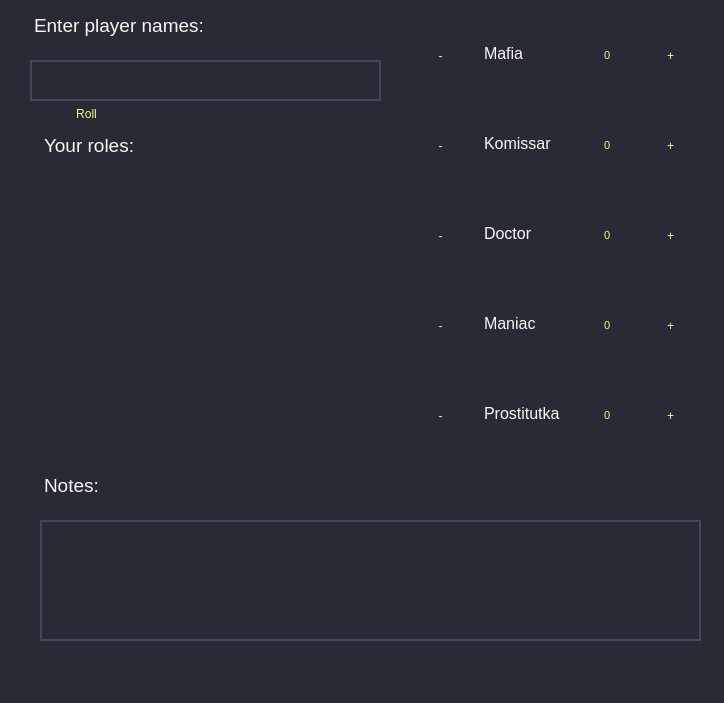
<?xml version="1.0" encoding="UTF-8"?>
<ui version="4.0">
 <class>MainWindow</class>
 <widget class="QMainWindow" name="MainWindow">
  <property name="geometry">
   <rect>
    <x>0</x>
    <y>0</y>
    <width>724</width>
    <height>703</height>
   </rect>
  </property>
  <property name="windowTitle">
   <string>MainWindow</string>
  </property>
  <property name="styleSheet">
   <string notr="true">background-color : rgb(40, 42, 54);
color: rgb(241, 250, 140);
border: 0px solid rgb(0,0,0);
selection-color: black;
selection-background-color:yellow;
</string>
  </property>
  <widget class="QWidget" name="centralwidget">
   <widget class="QPushButton" name="plusButton">
    <property name="geometry">
     <rect>
      <x>640</x>
      <y>25</y>
      <width>61</width>
      <height>61</height>
     </rect>
    </property>
    <property name="text">
     <string>+</string>
    </property>
    <property name="flat">
     <bool>true</bool>
    </property>
   </widget>
   <widget class="QPushButton" name="minusButton">
    <property name="geometry">
     <rect>
      <x>410</x>
      <y>25</y>
      <width>61</width>
      <height>61</height>
     </rect>
    </property>
    <property name="text">
     <string>-</string>
    </property>
    <property name="flat">
     <bool>true</bool>
    </property>
   </widget>
   <widget class="QTextBrowser" name="textBrowser">
    <property name="geometry">
     <rect>
      <x>40</x>
      <y>130</y>
      <width>161</width>
      <height>51</height>
     </rect>
    </property>
    <property name="styleSheet">
     <string notr="true"/>
    </property>
    <property name="html">
     <string>&lt;!DOCTYPE HTML PUBLIC &quot;-//W3C//DTD HTML 4.0//EN&quot; &quot;http://www.w3.org/TR/REC-html40/strict.dtd&quot;&gt;
&lt;html&gt;&lt;head&gt;&lt;meta name=&quot;qrichtext&quot; content=&quot;1&quot; /&gt;&lt;style type=&quot;text/css&quot;&gt;
p, li { white-space: pre-wrap; }
&lt;/style&gt;&lt;/head&gt;&lt;body style=&quot; font-family:'MS Shell Dlg 2'; font-size:7.8pt; font-weight:400; font-style:normal;&quot;&gt;
&lt;p style=&quot; margin-top:0px; margin-bottom:0px; margin-left:0px; margin-right:0px; -qt-block-indent:0; text-indent:0px;&quot;&gt;&lt;span style=&quot; font-size:14pt; color:#f8f8f2;&quot;&gt;Your roles:&lt;/span&gt;&lt;/p&gt;&lt;/body&gt;&lt;/html&gt;</string>
    </property>
   </widget>
   <widget class="QTextBrowser" name="textBrowser_2">
    <property name="geometry">
     <rect>
      <x>480</x>
      <y>40</y>
      <width>131</width>
      <height>41</height>
     </rect>
    </property>
    <property name="styleSheet">
     <string notr="true">color: rgb(248, 248, 242);</string>
    </property>
    <property name="html">
     <string>&lt;!DOCTYPE HTML PUBLIC &quot;-//W3C//DTD HTML 4.0//EN&quot; &quot;http://www.w3.org/TR/REC-html40/strict.dtd&quot;&gt;
&lt;html&gt;&lt;head&gt;&lt;meta name=&quot;qrichtext&quot; content=&quot;1&quot; /&gt;&lt;style type=&quot;text/css&quot;&gt;
p, li { white-space: pre-wrap; }
&lt;/style&gt;&lt;/head&gt;&lt;body style=&quot; font-family:'MS Shell Dlg 2'; font-size:7.8pt; font-weight:400; font-style:normal;&quot;&gt;
&lt;p style=&quot; margin-top:0px; margin-bottom:0px; margin-left:0px; margin-right:0px; -qt-block-indent:0; text-indent:0px;&quot;&gt;&lt;span style=&quot; font-size:12pt;&quot;&gt;Mafia&lt;/span&gt;&lt;/p&gt;&lt;/body&gt;&lt;/html&gt;</string>
    </property>
   </widget>
   <widget class="QTextBrowser" name="textBrowser_3">
    <property name="geometry">
     <rect>
      <x>480</x>
      <y>130</y>
      <width>131</width>
      <height>41</height>
     </rect>
    </property>
    <property name="styleSheet">
     <string notr="true">color: rgb(248, 248, 242);</string>
    </property>
    <property name="html">
     <string>&lt;!DOCTYPE HTML PUBLIC &quot;-//W3C//DTD HTML 4.0//EN&quot; &quot;http://www.w3.org/TR/REC-html40/strict.dtd&quot;&gt;
&lt;html&gt;&lt;head&gt;&lt;meta name=&quot;qrichtext&quot; content=&quot;1&quot; /&gt;&lt;style type=&quot;text/css&quot;&gt;
p, li { white-space: pre-wrap; }
&lt;/style&gt;&lt;/head&gt;&lt;body style=&quot; font-family:'MS Shell Dlg 2'; font-size:7.8pt; font-weight:400; font-style:normal;&quot;&gt;
&lt;p style=&quot; margin-top:0px; margin-bottom:0px; margin-left:0px; margin-right:0px; -qt-block-indent:0; text-indent:0px;&quot;&gt;&lt;span style=&quot; font-size:12pt;&quot;&gt;Komissar&lt;/span&gt;&lt;/p&gt;&lt;/body&gt;&lt;/html&gt;</string>
    </property>
   </widget>
   <widget class="QTextBrowser" name="textBrowser_4">
    <property name="geometry">
     <rect>
      <x>480</x>
      <y>220</y>
      <width>131</width>
      <height>41</height>
     </rect>
    </property>
    <property name="styleSheet">
     <string notr="true">color: rgb(248, 248, 242);</string>
    </property>
    <property name="html">
     <string>&lt;!DOCTYPE HTML PUBLIC &quot;-//W3C//DTD HTML 4.0//EN&quot; &quot;http://www.w3.org/TR/REC-html40/strict.dtd&quot;&gt;
&lt;html&gt;&lt;head&gt;&lt;meta name=&quot;qrichtext&quot; content=&quot;1&quot; /&gt;&lt;style type=&quot;text/css&quot;&gt;
p, li { white-space: pre-wrap; }
&lt;/style&gt;&lt;/head&gt;&lt;body style=&quot; font-family:'MS Shell Dlg 2'; font-size:7.8pt; font-weight:400; font-style:normal;&quot;&gt;
&lt;p style=&quot; margin-top:0px; margin-bottom:0px; margin-left:0px; margin-right:0px; -qt-block-indent:0; text-indent:0px;&quot;&gt;&lt;span style=&quot; font-size:12pt;&quot;&gt;Doctor&lt;/span&gt;&lt;/p&gt;&lt;/body&gt;&lt;/html&gt;</string>
    </property>
   </widget>
   <widget class="QTextBrowser" name="textBrowser_5">
    <property name="geometry">
     <rect>
      <x>480</x>
      <y>310</y>
      <width>131</width>
      <height>41</height>
     </rect>
    </property>
    <property name="styleSheet">
     <string notr="true">color: rgb(248, 248, 242);</string>
    </property>
    <property name="html">
     <string>&lt;!DOCTYPE HTML PUBLIC &quot;-//W3C//DTD HTML 4.0//EN&quot; &quot;http://www.w3.org/TR/REC-html40/strict.dtd&quot;&gt;
&lt;html&gt;&lt;head&gt;&lt;meta name=&quot;qrichtext&quot; content=&quot;1&quot; /&gt;&lt;style type=&quot;text/css&quot;&gt;
p, li { white-space: pre-wrap; }
&lt;/style&gt;&lt;/head&gt;&lt;body style=&quot; font-family:'MS Shell Dlg 2'; font-size:7.8pt; font-weight:400; font-style:normal;&quot;&gt;
&lt;p style=&quot; margin-top:0px; margin-bottom:0px; margin-left:0px; margin-right:0px; -qt-block-indent:0; text-indent:0px;&quot;&gt;&lt;span style=&quot; font-size:12pt;&quot;&gt;Maniac&lt;/span&gt;&lt;/p&gt;&lt;/body&gt;&lt;/html&gt;</string>
    </property>
   </widget>
   <widget class="QTextBrowser" name="textBrowser_6">
    <property name="geometry">
     <rect>
      <x>480</x>
      <y>400</y>
      <width>131</width>
      <height>41</height>
     </rect>
    </property>
    <property name="styleSheet">
     <string notr="true">color: rgb(248, 248, 242);</string>
    </property>
    <property name="html">
     <string>&lt;!DOCTYPE HTML PUBLIC &quot;-//W3C//DTD HTML 4.0//EN&quot; &quot;http://www.w3.org/TR/REC-html40/strict.dtd&quot;&gt;
&lt;html&gt;&lt;head&gt;&lt;meta name=&quot;qrichtext&quot; content=&quot;1&quot; /&gt;&lt;style type=&quot;text/css&quot;&gt;
p, li { white-space: pre-wrap; }
&lt;/style&gt;&lt;/head&gt;&lt;body style=&quot; font-family:'MS Shell Dlg 2'; font-size:7.8pt; font-weight:400; font-style:normal;&quot;&gt;
&lt;p style=&quot; margin-top:0px; margin-bottom:0px; margin-left:0px; margin-right:0px; -qt-block-indent:0; text-indent:0px;&quot;&gt;&lt;span style=&quot; font-size:12pt;&quot;&gt;Prostitutka&lt;/span&gt;&lt;/p&gt;&lt;/body&gt;&lt;/html&gt;</string>
    </property>
   </widget>
   <widget class="QPushButton" name="pushButton">
    <property name="geometry">
     <rect>
      <x>40</x>
      <y>100</y>
      <width>93</width>
      <height>28</height>
     </rect>
    </property>
    <property name="styleSheet">
     <string notr="true"/>
    </property>
    <property name="text">
     <string>Roll</string>
    </property>
    <property name="flat">
     <bool>true</bool>
    </property>
   </widget>
   <widget class="QLineEdit" name="players">
    <property name="geometry">
     <rect>
      <x>30</x>
      <y>60</y>
      <width>351</width>
      <height>41</height>
     </rect>
    </property>
    <property name="styleSheet">
     <string notr="true">border: 2px solid rgb(68, 71, 90);</string>
    </property>
    <property name="text">
     <string/>
    </property>
   </widget>
   <widget class="QPushButton" name="plusButton_2">
    <property name="geometry">
     <rect>
      <x>640</x>
      <y>115</y>
      <width>61</width>
      <height>61</height>
     </rect>
    </property>
    <property name="text">
     <string>+</string>
    </property>
    <property name="flat">
     <bool>true</bool>
    </property>
   </widget>
   <widget class="QPushButton" name="minusButton_2">
    <property name="geometry">
     <rect>
      <x>410</x>
      <y>115</y>
      <width>61</width>
      <height>61</height>
     </rect>
    </property>
    <property name="text">
     <string>-</string>
    </property>
    <property name="flat">
     <bool>true</bool>
    </property>
   </widget>
   <widget class="QPushButton" name="plusButton_3">
    <property name="geometry">
     <rect>
      <x>640</x>
      <y>205</y>
      <width>61</width>
      <height>61</height>
     </rect>
    </property>
    <property name="text">
     <string>+</string>
    </property>
    <property name="flat">
     <bool>true</bool>
    </property>
   </widget>
   <widget class="QPushButton" name="minusButton_3">
    <property name="geometry">
     <rect>
      <x>410</x>
      <y>205</y>
      <width>61</width>
      <height>61</height>
     </rect>
    </property>
    <property name="text">
     <string>-</string>
    </property>
    <property name="flat">
     <bool>true</bool>
    </property>
   </widget>
   <widget class="QPushButton" name="plusButton_4">
    <property name="geometry">
     <rect>
      <x>640</x>
      <y>295</y>
      <width>61</width>
      <height>61</height>
     </rect>
    </property>
    <property name="text">
     <string>+</string>
    </property>
    <property name="flat">
     <bool>true</bool>
    </property>
   </widget>
   <widget class="QPushButton" name="minusButton_4">
    <property name="geometry">
     <rect>
      <x>410</x>
      <y>295</y>
      <width>61</width>
      <height>61</height>
     </rect>
    </property>
    <property name="text">
     <string>-</string>
    </property>
    <property name="flat">
     <bool>true</bool>
    </property>
   </widget>
   <widget class="QPushButton" name="plusButton_5">
    <property name="geometry">
     <rect>
      <x>640</x>
      <y>385</y>
      <width>61</width>
      <height>61</height>
     </rect>
    </property>
    <property name="text">
     <string>+</string>
    </property>
    <property name="flat">
     <bool>true</bool>
    </property>
   </widget>
   <widget class="QPushButton" name="minusButton_5">
    <property name="geometry">
     <rect>
      <x>410</x>
      <y>385</y>
      <width>61</width>
      <height>61</height>
     </rect>
    </property>
    <property name="text">
     <string>-</string>
    </property>
    <property name="flat">
     <bool>true</bool>
    </property>
   </widget>
   <widget class="QTextBrowser" name="textBrowser_7">
    <property name="geometry">
     <rect>
      <x>600</x>
      <y>45</y>
      <width>31</width>
      <height>41</height>
     </rect>
    </property>
    <property name="styleSheet">
     <string notr="true"/>
    </property>
    <property name="html">
     <string>&lt;!DOCTYPE HTML PUBLIC &quot;-//W3C//DTD HTML 4.0//EN&quot; &quot;http://www.w3.org/TR/REC-html40/strict.dtd&quot;&gt;
&lt;html&gt;&lt;head&gt;&lt;meta name=&quot;qrichtext&quot; content=&quot;1&quot; /&gt;&lt;style type=&quot;text/css&quot;&gt;
p, li { white-space: pre-wrap; }
&lt;/style&gt;&lt;/head&gt;&lt;body style=&quot; font-family:'MS Shell Dlg 2'; font-size:7.8pt; font-weight:400; font-style:normal;&quot;&gt;
&lt;p style=&quot; margin-top:0px; margin-bottom:0px; margin-left:0px; margin-right:0px; -qt-block-indent:0; text-indent:0px;&quot;&gt;&lt;span style=&quot; font-size:8pt;&quot;&gt;0&lt;/span&gt;&lt;/p&gt;&lt;/body&gt;&lt;/html&gt;</string>
    </property>
   </widget>
   <widget class="QTextBrowser" name="textBrowser_8">
    <property name="geometry">
     <rect>
      <x>600</x>
      <y>135</y>
      <width>31</width>
      <height>41</height>
     </rect>
    </property>
    <property name="html">
     <string>&lt;!DOCTYPE HTML PUBLIC &quot;-//W3C//DTD HTML 4.0//EN&quot; &quot;http://www.w3.org/TR/REC-html40/strict.dtd&quot;&gt;
&lt;html&gt;&lt;head&gt;&lt;meta name=&quot;qrichtext&quot; content=&quot;1&quot; /&gt;&lt;style type=&quot;text/css&quot;&gt;
p, li { white-space: pre-wrap; }
&lt;/style&gt;&lt;/head&gt;&lt;body style=&quot; font-family:'MS Shell Dlg 2'; font-size:7.8pt; font-weight:400; font-style:normal;&quot;&gt;
&lt;p style=&quot; margin-top:0px; margin-bottom:0px; margin-left:0px; margin-right:0px; -qt-block-indent:0; text-indent:0px;&quot;&gt;&lt;span style=&quot; font-size:8pt;&quot;&gt;0&lt;/span&gt;&lt;/p&gt;&lt;/body&gt;&lt;/html&gt;</string>
    </property>
   </widget>
   <widget class="QTextBrowser" name="textBrowser_9">
    <property name="geometry">
     <rect>
      <x>600</x>
      <y>225</y>
      <width>31</width>
      <height>41</height>
     </rect>
    </property>
    <property name="html">
     <string>&lt;!DOCTYPE HTML PUBLIC &quot;-//W3C//DTD HTML 4.0//EN&quot; &quot;http://www.w3.org/TR/REC-html40/strict.dtd&quot;&gt;
&lt;html&gt;&lt;head&gt;&lt;meta name=&quot;qrichtext&quot; content=&quot;1&quot; /&gt;&lt;style type=&quot;text/css&quot;&gt;
p, li { white-space: pre-wrap; }
&lt;/style&gt;&lt;/head&gt;&lt;body style=&quot; font-family:'MS Shell Dlg 2'; font-size:7.8pt; font-weight:400; font-style:normal;&quot;&gt;
&lt;p style=&quot; margin-top:0px; margin-bottom:0px; margin-left:0px; margin-right:0px; -qt-block-indent:0; text-indent:0px;&quot;&gt;&lt;span style=&quot; font-size:8pt;&quot;&gt;0&lt;/span&gt;&lt;/p&gt;&lt;/body&gt;&lt;/html&gt;</string>
    </property>
   </widget>
   <widget class="QTextBrowser" name="textBrowser_10">
    <property name="geometry">
     <rect>
      <x>600</x>
      <y>315</y>
      <width>31</width>
      <height>41</height>
     </rect>
    </property>
    <property name="html">
     <string>&lt;!DOCTYPE HTML PUBLIC &quot;-//W3C//DTD HTML 4.0//EN&quot; &quot;http://www.w3.org/TR/REC-html40/strict.dtd&quot;&gt;
&lt;html&gt;&lt;head&gt;&lt;meta name=&quot;qrichtext&quot; content=&quot;1&quot; /&gt;&lt;style type=&quot;text/css&quot;&gt;
p, li { white-space: pre-wrap; }
&lt;/style&gt;&lt;/head&gt;&lt;body style=&quot; font-family:'MS Shell Dlg 2'; font-size:7.8pt; font-weight:400; font-style:normal;&quot;&gt;
&lt;p style=&quot; margin-top:0px; margin-bottom:0px; margin-left:0px; margin-right:0px; -qt-block-indent:0; text-indent:0px;&quot;&gt;&lt;span style=&quot; font-size:8pt;&quot;&gt;0&lt;/span&gt;&lt;/p&gt;&lt;/body&gt;&lt;/html&gt;</string>
    </property>
   </widget>
   <widget class="QTextBrowser" name="textBrowser_11">
    <property name="geometry">
     <rect>
      <x>600</x>
      <y>405</y>
      <width>31</width>
      <height>41</height>
     </rect>
    </property>
    <property name="html">
     <string>&lt;!DOCTYPE HTML PUBLIC &quot;-//W3C//DTD HTML 4.0//EN&quot; &quot;http://www.w3.org/TR/REC-html40/strict.dtd&quot;&gt;
&lt;html&gt;&lt;head&gt;&lt;meta name=&quot;qrichtext&quot; content=&quot;1&quot; /&gt;&lt;style type=&quot;text/css&quot;&gt;
p, li { white-space: pre-wrap; }
&lt;/style&gt;&lt;/head&gt;&lt;body style=&quot; font-family:'MS Shell Dlg 2'; font-size:7.8pt; font-weight:400; font-style:normal;&quot;&gt;
&lt;p style=&quot; margin-top:0px; margin-bottom:0px; margin-left:0px; margin-right:0px; -qt-block-indent:0; text-indent:0px;&quot;&gt;&lt;span style=&quot; font-size:8pt;&quot;&gt;0&lt;/span&gt;&lt;/p&gt;&lt;/body&gt;&lt;/html&gt;</string>
    </property>
   </widget>
   <widget class="QListWidget" name="listView">
    <property name="geometry">
     <rect>
      <x>40</x>
      <y>180</y>
      <width>161</width>
      <height>281</height>
     </rect>
    </property>
    <property name="styleSheet">
     <string notr="true"/>
    </property>
   </widget>
   <widget class="QTextBrowser" name="randomchik">
    <property name="geometry">
     <rect>
      <x>210</x>
      <y>180</y>
      <width>181</width>
      <height>281</height>
     </rect>
    </property>
   </widget>
   <widget class="QTextBrowser" name="textBrowser_13">
    <property name="geometry">
     <rect>
      <x>30</x>
      <y>10</y>
      <width>361</width>
      <height>41</height>
     </rect>
    </property>
    <property name="styleSheet">
     <string notr="true">color: rgb(248, 248, 242);</string>
    </property>
    <property name="html">
     <string>&lt;!DOCTYPE HTML PUBLIC &quot;-//W3C//DTD HTML 4.0//EN&quot; &quot;http://www.w3.org/TR/REC-html40/strict.dtd&quot;&gt;
&lt;html&gt;&lt;head&gt;&lt;meta name=&quot;qrichtext&quot; content=&quot;1&quot; /&gt;&lt;style type=&quot;text/css&quot;&gt;
p, li { white-space: pre-wrap; }
&lt;/style&gt;&lt;/head&gt;&lt;body style=&quot; font-family:'MS Shell Dlg 2'; font-size:7.8pt; font-weight:400; font-style:normal;&quot;&gt;
&lt;p style=&quot; margin-top:0px; margin-bottom:0px; margin-left:0px; margin-right:0px; -qt-block-indent:0; text-indent:0px;&quot;&gt;&lt;span style=&quot; font-size:14pt; color:#f8f8f2;&quot;&gt;Enter player names:&lt;/span&gt;&lt;/p&gt;&lt;/body&gt;&lt;/html&gt;</string>
    </property>
   </widget>
   <widget class="QTextBrowser" name="textBrowser_12">
    <property name="geometry">
     <rect>
      <x>40</x>
      <y>470</y>
      <width>161</width>
      <height>51</height>
     </rect>
    </property>
    <property name="styleSheet">
     <string notr="true"/>
    </property>
    <property name="html">
     <string>&lt;!DOCTYPE HTML PUBLIC &quot;-//W3C//DTD HTML 4.0//EN&quot; &quot;http://www.w3.org/TR/REC-html40/strict.dtd&quot;&gt;
&lt;html&gt;&lt;head&gt;&lt;meta name=&quot;qrichtext&quot; content=&quot;1&quot; /&gt;&lt;style type=&quot;text/css&quot;&gt;
p, li { white-space: pre-wrap; }
&lt;/style&gt;&lt;/head&gt;&lt;body style=&quot; font-family:'MS Shell Dlg 2'; font-size:7.8pt; font-weight:400; font-style:normal;&quot;&gt;
&lt;p style=&quot; margin-top:0px; margin-bottom:0px; margin-left:0px; margin-right:0px; -qt-block-indent:0; text-indent:0px;&quot;&gt;&lt;span style=&quot; font-size:14pt; color:#f8f8f2;&quot;&gt;Notes:&lt;/span&gt;&lt;/p&gt;&lt;/body&gt;&lt;/html&gt;</string>
    </property>
   </widget>
   <widget class="QTextEdit" name="textEdit">
    <property name="geometry">
     <rect>
      <x>40</x>
      <y>520</y>
      <width>661</width>
      <height>121</height>
     </rect>
    </property>
    <property name="styleSheet">
     <string notr="true">border: 2px solid rgb(68, 71, 90);</string>
    </property>
    <property name="undoRedoEnabled">
     <bool>true</bool>
    </property>
    <property name="textInteractionFlags">
     <set>Qt::TextEditorInteraction</set>
    </property>
   </widget>
  </widget>
  <widget class="QMenuBar" name="menubar">
   <property name="geometry">
    <rect>
     <x>0</x>
     <y>0</y>
     <width>724</width>
     <height>26</height>
    </rect>
   </property>
  </widget>
  <widget class="QStatusBar" name="statusbar"/>
 </widget>
 <resources/>
 <connections/>
</ui>
